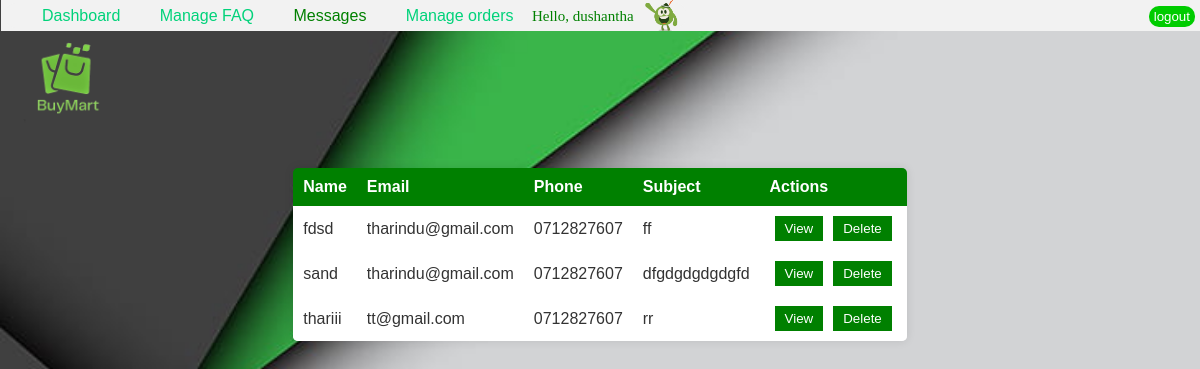
The page /supportteam/msz.php (signed in) on the database its author committed.
### tables this page shows
CREATE TABLE `contactus` (
  `cont_id` int(11) NOT NULL,
  `name` varchar(255) DEFAULT NULL,
  `email` varchar(255) DEFAULT NULL,
  `phone` varchar(20) DEFAULT NULL,
  `subject` varchar(255) DEFAULT NULL,
  `message` text DEFAULT NULL
);

### supportteam/msz.php (the view, shortened to what this page needs)
<?php
$servername = "localhost";
$username = "root";
$password = "";
$dbname = "buymart";
$conn = new mysqli($servername, $username, $password, $dbname);
$sql = "SELECT * FROM contactus";
$result = $conn->query($sql);
$data = array();
if ($result->num_rows > 0) {
    while ($row = $result->fetch_assoc()) {
        $data[] = $row;
    }
}
?>
<!DOCTYPE html>
<html>
<head>
	<link rel="stylesheet" href="style.css">
</head>
<body>
<a href="#"><img src="../home page/img/logo.png" class="logo"></a>
    <div class="header">
        <div class="navbar">
           <a href="dashboard.php" >Dashboard</a>
            <a href="support.php">Manage FAQ</a>
            <a href="msz.php" class="active">Messages</a>
			<a href="order.php">Manage orders</a>
			<?php
            echo "<span class='hello'>";
           echo "Hello, " . $_SESSION['username'];
            echo "</span>";
            ?>
            <img src="../home page/img/giphy.gif" id='hello'>
        </div>
    </div>
    <div class="sublog">
        <button id="log"><a href="../home page/logout.php">logout</a></button>
    </div>
    <table>
        <tr>
            <th>Name</th>
            <th>Email</th>
            <th>Phone</th>
            <th>Subject</th>
            <th>Actions</th>
        </tr>
        <?php if (!empty($data)) : ?>
            <?php foreach ($data as $row) : ?>
                <tr>
                    <td><?php echo $row["name"]; ?></td>
                    <td><?php echo $row["email"]; ?></td>
                    <td><?php echo $row["phone"]; ?></td>
                    <td><?php echo $row["subject"]; ?></td>
                    <td class="action-buttons">
                        <button onclick="viewRow('<?php echo $row["message"]; ?>')">View</button>
                        <button onclick="deleteRow(<?php echo $row["cont_id"]; ?>)">Delete</button>
                    </td>
                </tr>
            <?php endforeach; ?>
        <?php else : ?>
            <tr>
                <td colspan="6">No data available</td>
            </tr>
        <?php endif; ?>
    </table>
</body>
</html>

### supportteam/style.css (style rules this page uses)
body { background-image: url("back3.jpg"); background-repeat: no-repeat; background-size: cover; }
#log { left:5; }
a { text-decoration: none; }
.hello { margin-left:14px; font-family: cursive; font-size: 15px; color:green; }
.header { font-family:'Poppins',sans-serif; position:fixed; top:-5px; left:1PX; width:100%; padding:20px 10%; display:flex; justify-content:space-between; align-items:center; display: inline-block; background-color: #f2f2f2; padding: 3px; margin-top:5px; }
.logo { margin-top:16px; width: 120px; height: 120px; cursor:pointer; }
.navbar { display: inline-block; background-color: #f2f2f2; padding: 3px; border-radius: 14px; }
.navbar a { font-size:16px; color:#01d27a; text-decoration:none; font-weight:500; margin-left:35px; transition:.4s; }
.navbar a:hover, .navbar a.active { color:#008000; }
.sublog { position: fixed; top: 6px; right: 5px; }
#log { padding: 3px 5px; font-family:'Poppins',sans-serif; background-color: #00cc00; color:white; border-radius: 10px; cursor: pointer; border: none; }
#log a,#sub a { text-decoration: none; color:white; }
#hello { margin-top:-15px; margin-left:6px; margin-bottom:-10px; width:40px; }

### supportteam/msz.php (style rules this page uses)
body { font-family: Arial, sans-serif; background-image: url("back3.jpg"); background-repeat: no-repeat; background-size: cover; }
table { border-collapse: collapse; width: 100%; max-width: 600px; margin: 20px auto; box-shadow: 0 0 10px rgba(0, 0, 0, 0.1); border-radius: 5px; overflow: hidden; }
th { background-color: #008000; color: #FFFFFF; padding: 10px; text-align: left; }
td { background-color: #FFFFFF; color: #333333; padding: 10px; }
tr:nth-child(even) { background-color: #F0F0F0; }
.action-buttons { display: flex; justify-content: center; }
.action-buttons button { padding: 5px 10px; margin: 0 5px; background-color: #008000; color: #FFFFFF; border: none; cursor: pointer; }

### rows shown on the page
contactus: name "fdsd", email "tharindu@gmail.com", phone "0712827607", subject "ff"
contactus: name "sand", email "tharindu@gmail.com", phone "0712827607", subject "dfgdgdgdgdgfd"
contactus: name "thariii", email "tt@gmail.com", phone "0712827607", subject "rr"

### other values the page prints
$_SESSION['username'] "dushantha"
